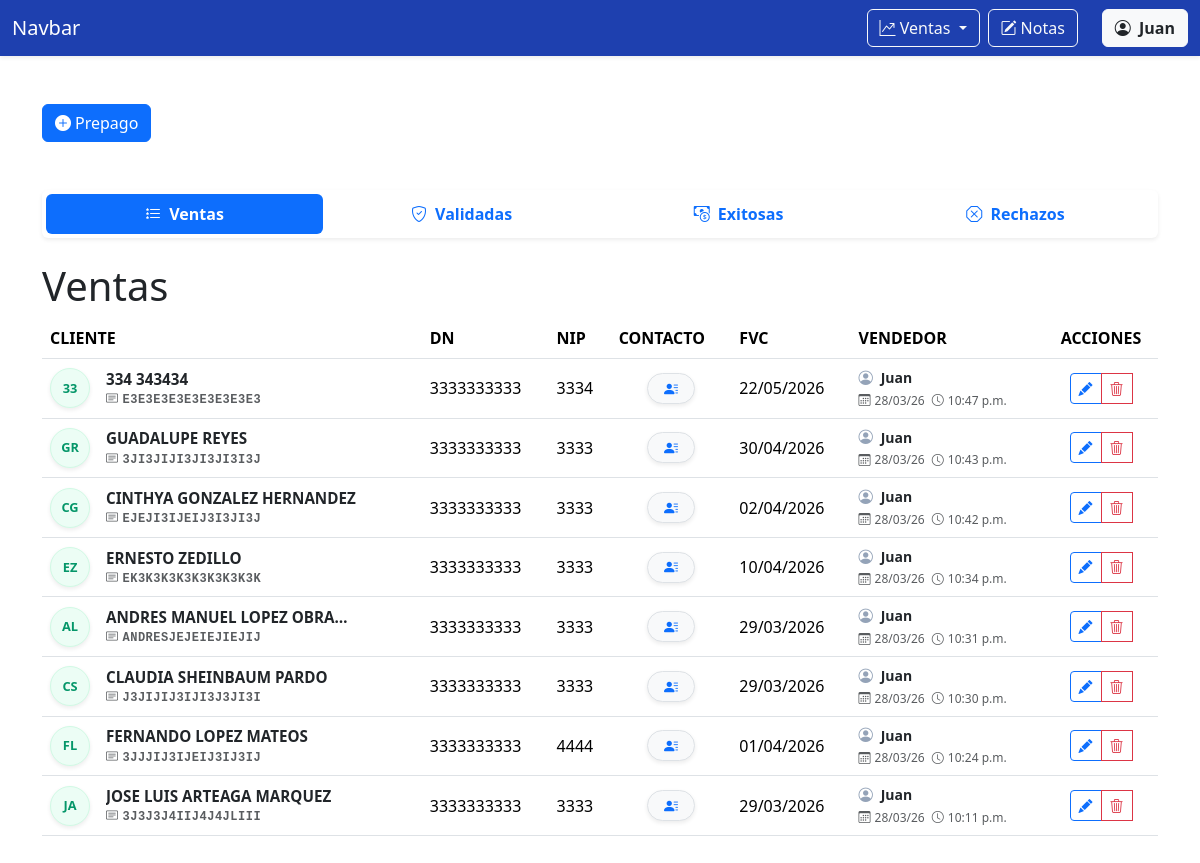
Page /ventas/prepago/ (signed in) on the earlier database version.
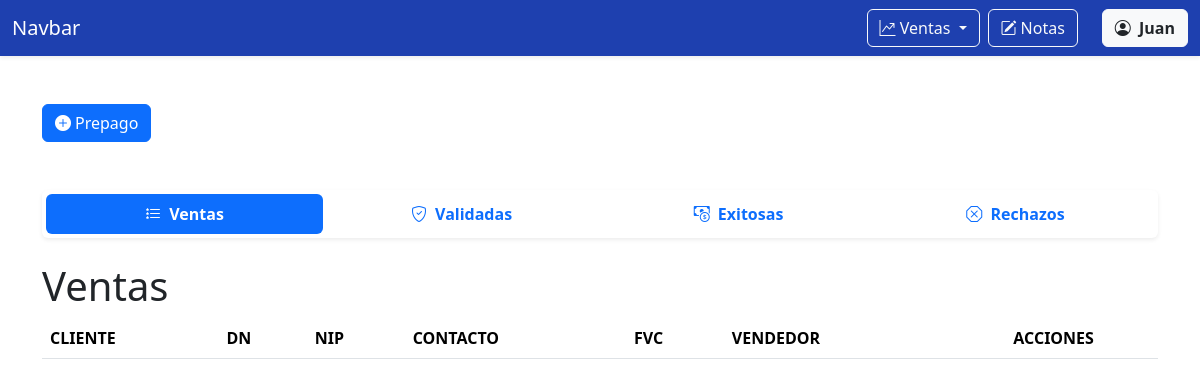
Same page on the later database version.
### ventas/models.py (models this page shows)
class VentaPrepago(models.Model):
    nombre = models.CharField('NOMBRE(S)',max_length=100)
    apellido_paterno = models.CharField('APELLIDO PATERNO', max_length=100)
    apellido_materno = models.CharField('APELLIDO MATERNO', max_length=100,blank=True, default='')
    curp = models.CharField('CURP', max_length=18,validators=[MinLengthValidator(18)])
    dn = models.CharField('DN', max_length=10, validators=[numeric_validator, MinLengthValidator(10)])
    nip = models.CharField('NIP', max_length=4, validators=[numeric_validator, MinLengthValidator(4)], help_text='Solo se permiten números.')
    contact1 = models.CharField('CONTACTO 1', max_length=10, validators=[numeric_validator, MinLengthValidator(10)])
    contact2 = models.CharField('CONTACTO 2', max_length=10, validators=[numeric_validator, MinLengthValidator(10)])
    fvc = models.DateField('FVC')
    validar = models.BooleanField(default=False)
    STATUS_CHOICES = [
        ('en_proceso', 'EN PROCESO'),
        ('nip_incorrecto', 'NIP INCORRECTO'),
        ('curp_incorrecto', 'CURP INCORRECTO'),
        ('sin_fvc', 'SIN FVC'),
        ('exitosa', 'EXITOSA'),
        ('baja_exportada', 'BAJA EXPORTADA'),
        ('alta', 'ALTA'),
        ('gestionada_por_otro_call_center', 'GESTIONADA POR OTRO CALL CENTER'),
        ('sin_nip', 'SIN NIP'),
        ('futura', 'FUTURA'),
        ('linea_movistar', 'LINEA MOVISTAR'),
        ('cac_lejano', 'CAC LEJANO'),
    ]
    status = models.CharField(
        'Status',
        max_length=100,
        choices=STATUS_CHOICES,
        default='en_proceso'
    )
    email = models.EmailField('EMAIL', max_length=254)
    folio = models.CharField('FOLIO', max_length=100)
    usuario_marcador = models.CharField('USUARIO MARCADOR', max_length=100)
    marcador = models.CharField('MARCADOR', max_length=100)
    validador = models.ForeignKey(User, on_delete=models.SET_NULL, null=True, blank=True, related_name='validador')
    created = models.DateTimeField(auto_now_add=True)
    user = models.ForeignKey(User, on_delete=models.CASCADE, related_name='vendedor')

### ventas/views.py (the view, shortened to what this page needs)
# urls.py: path('prepago/', views.prepago, name='prepago'),
@login_required
def prepago(request):
    if request.method == 'GET':
        ventas_prepago = VentaPrepago.objects.filter(user=request.user, validar=False).order_by('-created')
        ventas_prepago_validadas = VentaPrepago.objects.filter(user=request.user, validar=True).order_by('-created')
        return render(request, 'prepago.html', {
        'form': VentaPrepagoForm(),
        'ventas_prepago': ventas_prepago,
        'ventas_prepago_validadas': ventas_prepago_validadas
    })

### ventas/templates/prepago.html (shortened to what the changed rows need)
{% extends 'base.html' %} {% block content %}
<div class="container mt-5 mb-5" id="moduloVentas">
  <div class="tab-content mt-3" id="pills-tabContent">
    <div class="tab-pane fade {% if not request.GET.tab or request.GET.tab == 'ventas' %}show active{% endif %}"
      id="ventas" role="tabpanel">
      <h1>Ventas</h1>
      <table class="table table-hover align-middle">
        <thead>
          <tr>
            <th scope="col">CLIENTE</th>
            <th scope="col">DN</th>
            <th scope="col">NIP</th>
            <th scope="col">CONTACTO</th>
            <th scope="col">FVC</th>
            <th scope="col">VENDEDOR</th>
            <th scope="col" class="text-center">ACCIONES</th>
          </tr>
        </thead>
        <tbody>
          {% for venta_prepago in ventas_prepago %}
          <tr>
            <th scope="row" class="align-middle">
              <div class="d-flex align-items-center">
                <div class="avatar-circle me-3 d-flex align-items-center justify-content-center shadow-sm"
                  style="width: 40px; height: 40px; background-color: #ecfdf5; color: #059669; border: 1px solid #d1fae5; border-radius: 50%; font-weight: bold; font-size: 0.8rem; flex-shrink: 0;">
                  {{venta_prepago.nombre|first|upper}}{{venta_prepago.apellido_paterno|first|upper}}
                </div>
                <div class="d-flex flex-column" style="line-height: 1.2;">
                  <span class="text-dark fw-bold"
                    style="font-size: 0.95rem; max-width: 250px; overflow: hidden; text-overflow: ellipsis; white-space: nowrap;"
                    title="{{ venta_prepago.nombre }} {{ venta_prepago.apellido_paterno }} {{ venta_prepago.apellido_materno }}">
                    {{venta_prepago.nombre}} {{venta_prepago.apellido_paterno}} {{venta_prepago.apellido_materno}}
                  </span>
                  <small class="text-muted font-monospace mt-1"
                    style="font-size: 0.75rem; letter-spacing: 0.5px; white-space: nowrap;">
                    <i class="bi bi-card-text me-1"></i>{{venta_prepago.curp}}
                  </small>
                </div>
              </div>
            </th>
            <td>{{venta_prepago.dn}}</td>
            <td>{{venta_prepago.nip}}</td>
            <td class="align-middle text-center">
              <button type="button" class="btn btn-sm btn-light border shadow-sm rounded-pill px-3"
                data-bs-toggle="popover" data-bs-placement="right" data-bs-html="true" data-bs-title="Contacto"
                data-bs-content="
            <div class='text-start small'>
              <i class='bi bi-telephone-fill me-1 text-primary'></i>{{ venta_prepago.contact1 }}<br>
              <i class='bi bi-telephone-fill me-1 text-primary'></i>{{ venta_prepago.contact2 }}<br>
              <hr class='my-1'>
              <i class='bi bi-envelope-fill me-1 text-primary'></i>
              <span class='text-primary'>{{ venta_prepago.email }}</span>
            </div>">
                <i class="bi bi-person-lines-fill text-primary"></i>
              </button>
            </td>
            <td>{{venta_prepago.fvc|date:"d/m/Y"}}</td>
            <td>
              <div class="text-muted small">
                <i class="bi bi-person-circle me-1" style="color: #94a3b8; font-size: 0.9rem;"></i>
                <span class="fw-bold text-dark me-2">{{ venta_prepago.user.first_name }}</span> <br>
                <span style="font-size: 0.75rem;">
                  <i class="bi bi-calendar3 me-1"></i>{{ venta_prepago.created|date:"d/m/y" }}
                  <i class="bi bi-clock ms-1 me-1"></i>{{ venta_prepago.created|time:"g:i a" }}
                </span>
              </div>
            </td>
            <td class="text-center">
              <div class="btn-group" role="group">
                <button type="button" class="btn btn-sm btn-outline-primary" title="Editar" data-bs-toggle="modal"
                  data-bs-target="#updatePrepagoModal{{venta_prepago.id}}">
                  <i class="bi bi-pencil-fill"></i>
                </button>
                <button type="button" class="btn btn-sm btn-outline-danger" title="Eliminar" data-bs-toggle="modal"
                  data-bs-target="#deletePrepagoModal{{venta_prepago.id}}">
                  <i class="bi bi-trash3"></i>
                </button>
              </div>
            </td>
          </tr>
          {% endfor %}
        </tbody>
      </table>
    </div>
  </div>
</div>
{% endblock content %}

Differences in the rows shown:
removed VentaPrepago: nombre|first "3", apellido_paterno|first "3", nombre "334", apellido_paterno "343434", curp "E3E3E3E3E3E3E3E3E3", dn "3333333333", nip "3334", fvc "22/05/2026", user.first_name "Juan", created "28/03/26", created "10:47 p.m."
removed VentaPrepago: nombre|first "G", apellido_paterno|first "R", nombre "GUADALUPE", apellido_paterno "REYES", curp "3JI3JIJI3JI3JI3I3J", dn "3333333333", nip "3333", fvc "30/04/2026", user.first_name "Juan", created "28/03/26", created "10:43 p.m."
removed VentaPrepago: nombre|first "C", apellido_paterno|first "G", nombre "CINTHYA", apellido_paterno "GONZALEZ", apellido_materno "HERNANDEZ", curp "EJEJI3IJEIJ3I3JI3J", dn "3333333333", nip "3333", fvc "02/04/2026", user.first_name "Juan", created "28/03/26", created "10:42 p.m."
removed VentaPrepago: nombre|first "E", apellido_paterno|first "Z", nombre "ERNESTO", apellido_paterno "ZEDILLO", curp "EK3K3K3K3K3K3K3K3K", dn "3333333333", nip "3333", fvc "10/04/2026", user.first_name "Juan", created "28/03/26", created "10:34 p.m."
removed VentaPrepago: nombre|first "A", apellido_paterno|first "L", nombre "ANDRES MANUEL", apellido_paterno "LOPEZ", apellido_materno "OBRA…", curp "ANDRESJEJEIEJIEJIJ", dn "3333333333", nip "3333", fvc "29/03/2026", user.first_name "Juan", created "28/03/26", created "10:31 p.m."
removed VentaPrepago: nombre|first "C", apellido_paterno|first "S", nombre "CLAUDIA", apellido_paterno "SHEINBAUM", apellido_materno "PARDO", curp "J3JIJIJ3IJI3J3JI3I", dn "3333333333", nip "3333", fvc "29/03/2026", user.first_name "Juan", created "28/03/26", created "10:30 p.m."
removed VentaPrepago: nombre|first "F", apellido_paterno|first "L", nombre "FERNANDO", apellido_paterno "LOPEZ", apellido_materno "MATEOS", curp "3JJJIJ3IJEIJ3IJ3IJ", dn "3333333333", nip "4444", fvc "01/04/2026", user.first_name "Juan", created "28/03/26", created "10:24 p.m."
removed VentaPrepago: nombre|first "J", apellido_paterno|first "A", nombre "JOSE LUIS", apellido_paterno "ARTEAGA", apellido_materno "MARQUEZ", curp "3J3J3J4IIJ4J4JLIII", dn "3333333333", nip "3333", fvc "29/03/2026", user.first_name "Juan", created "28/03/26", created "10:11 p.m."
